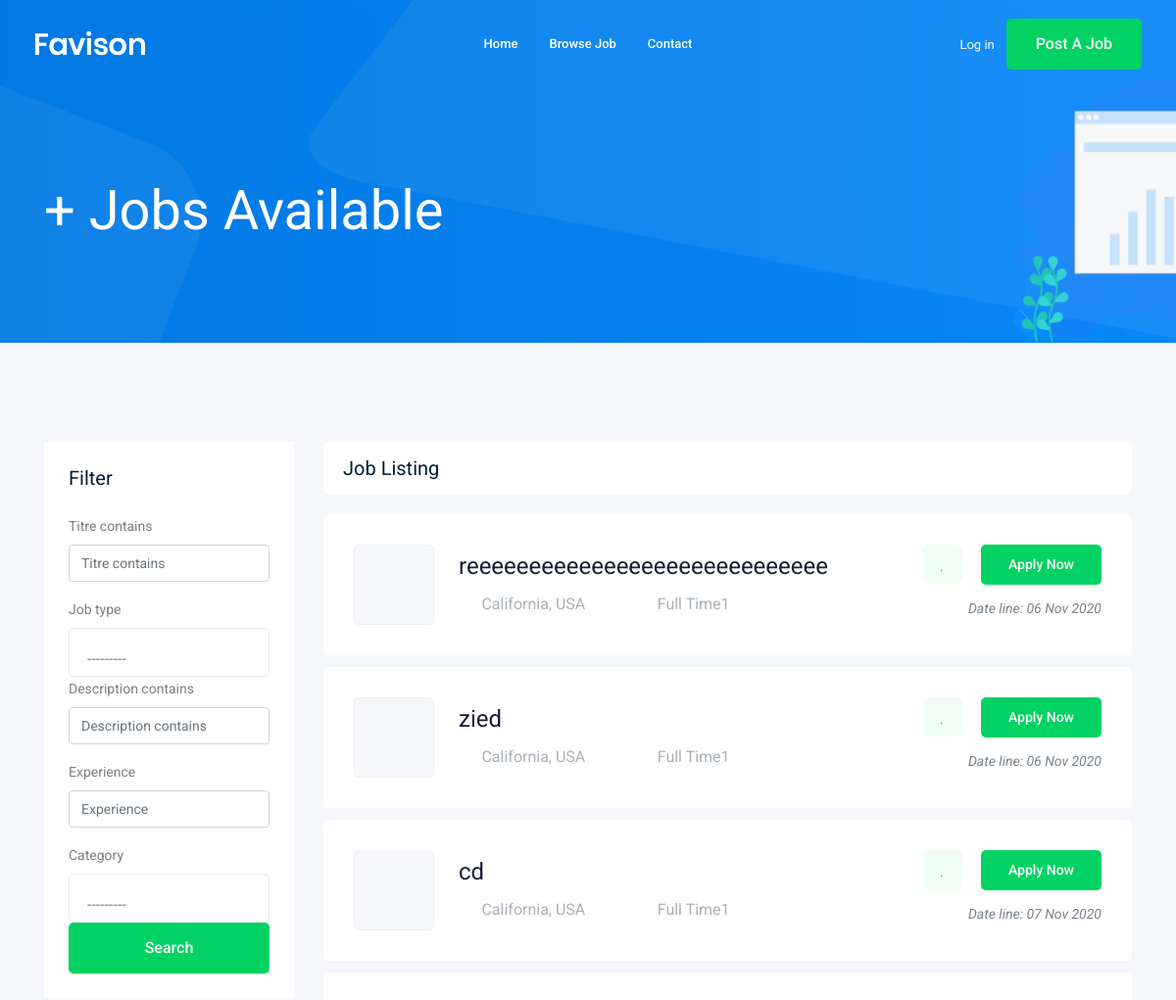
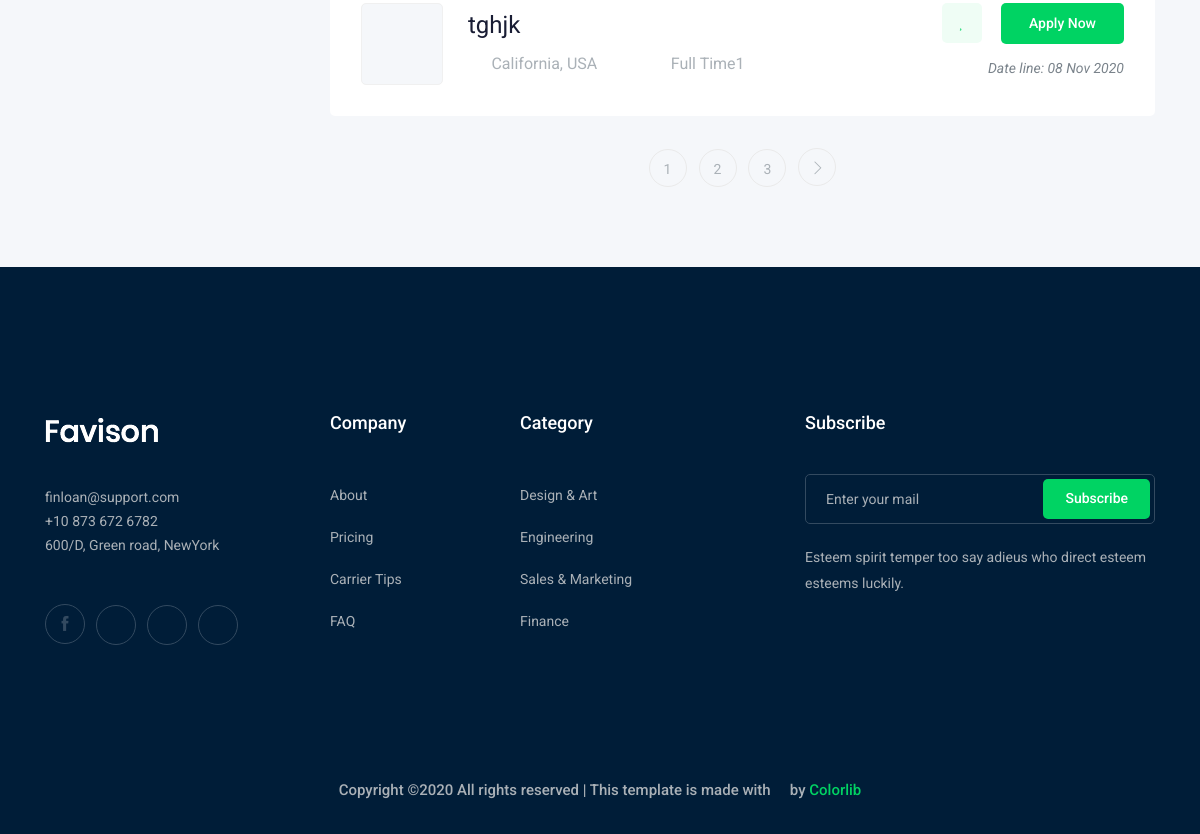
Screenshot of /jobs/ with the database file from the repository (2 pictures, top to bottom).
### job/models.py (models this page shows, shortened)
class job (models.Model) :
    titre = models.CharField(max_length=30)
    owner = models.ForeignKey(User, related_name='job_owner', on_delete=models.CASCADE)
    job_type = models.CharField(max_length=22, choices=Job_Type)
    description = models.TextField(max_length=10000)
    published_at = models.DateTimeField(auto_now=True)
    vacancy = models.IntegerField(default=1)
    salary = models.IntegerField(default=0)
    experience = models.IntegerField(default=1)
    category = models.ForeignKey('Category',on_delete=models.CASCADE)
    image = models.ImageField(upload_to=image_upload)
    slug = models.SlugField(blank=True, null=True)
    def __str__(self):
        return self.titre

### job/views.py (the view)
# urls.py: path('', views.job_list , name='job_list'),
def job_list (request):
    job_list = job.objects.all()
    myfilter = JobFilter(request.GET, queryset=job_list)
    job_list = myfilter.qs
    paginator = Paginator(job_list,4) # Show 25 contacts per page.
    page_number = request.GET.get('page')
    page_obj = paginator.get_page(page_number)
    context = {'jobs':page_obj, 'myfilter': myfilter}
    return render(request,'job/job_list.html', context)

### job/models.py (called while the page is built)
    def __str__(self):
        return self.name

### job/templates/job/job_list.html (shortened to what this page needs)
{% extends 'base.html' %}
        {% load bootstrap4 %}
       {% block body %}
 <div class="bradcam_area bradcam_bg_1">
        <div class="container">
            <div class="row">
                <div class="col-xl-12">
                    <div class="bradcam_text">
                        <h3>{{jobs.count}}+ Jobs Available</h3>
                    </div>
                </div>
            </div>
        </div>
    </div>
    <div class="job_listing_area plus_padding">
        <div class="container">
            <div class="row">
                <div class="col-lg-3">
                    <div class="job_filter white-bg">
                        <div class="form_inner white-bg">
                            <h3>Filter</h3>
                          <form method="get">
                            {% bootstrap_form myfilter.form %}
                            {% buttons %}
                              <input class="boxed-btn3 w-100" type="submit" value="search"> </input>
                            {% endbuttons %}
                          </form>
                        </div>
                    </div>
                </div>
                <div class="col-lg-9">
                    <div class="recent_joblist_wrap">
                        <div class="recent_joblist white-bg ">
                            <div class="row align-items-center">
                                <div class="col-md-6">
                                    <h4>Job Listing</h4>
                                </div>
                                <div class="col-md-6">
                                </div>
                            </div>
                        </div>
                    </div>
                    <div class="job_lists m-0">
                        <div class="row">
                           {% for job in jobs %}
                            <div class="col-lg-12 col-md-12">
                                <div class="single_jobs white-bg d-flex justify-content-between">
                                    <div class="jobs_left d-flex align-items-center">
                                        <div class="thumb">
                                        </div>
                                        <div class="jobs_conetent">
                                            <a href="{% url 'jobs:job_detail' job.slug %}"><h4>{{job}}</h4></a>
                                            <div class="links_locat d-flex align-items-center">
                                                <div class="location">
                                                    <p> <i class="fa fa-map-marker"></i> California, USA</p>
                                                </div>
                                                <div class="location">
                                                    <p> <i class="fa fa-clock-o"></i> {{job.job_type}}</p>
                                                </div>
                                            </div>
                                        </div>
                                    </div>
                                    <div class="jobs_right">
                                        <div class="apply_now">
                                            <a class="heart_mark" href="#"> <i class="fa fa-heart"></i> </a>
                                            <a href="{% url 'jobs:job_detail' job.slug %}" class="boxed-btn3">Apply Now</a>
                                        </div>
                                        <div class="date">
                                            <p>Date line: {{job.published_at|date:'d M o'}}</p>
                                        </div>
                                    </div>
                                </div>
                            </div>
                            {% endfor %}
                        </div>
                        {% if jobs.has_other_pages %}
                            <div class="row">
                                <div class="col-lg-12">
                                    <div class="pagination_wrap">
                                        <ul>
                                            {% for i in jobs.paginator.page_range %}
                                                <li><a href="?page={{i}}"><span>{{i}}</span></a></li>
                                            {% endfor %}
                                            {% if jobs.has_next %}
                                                <li><a href="?page={{jobs.next_page_number}}"> <i class="ti-angle-right"></i> </a></li>
                                            {% endif %}
                                        </ul>
                                    </div>
                                </div>
                            </div>
                        {% endif %}
                    </div>
                </div>
            </div>
        </div>
    </div>
       {% endblock body %}

### rows the page displays
job: titre "reeeeeeeeeeeeeeeeeeeeeeeeeeeee", job_type "Full Time1", published_at "06 Nov 2020"
job: titre "zied", job_type "Full Time1", published_at "06 Nov 2020"
job: titre "cd", job_type "Full Time1", published_at "07 Nov 2020"
job: titre "tghjk", job_type "Full Time1", published_at "08 Nov 2020"

### other values shown
{{ i }} "1" "2" "3"
